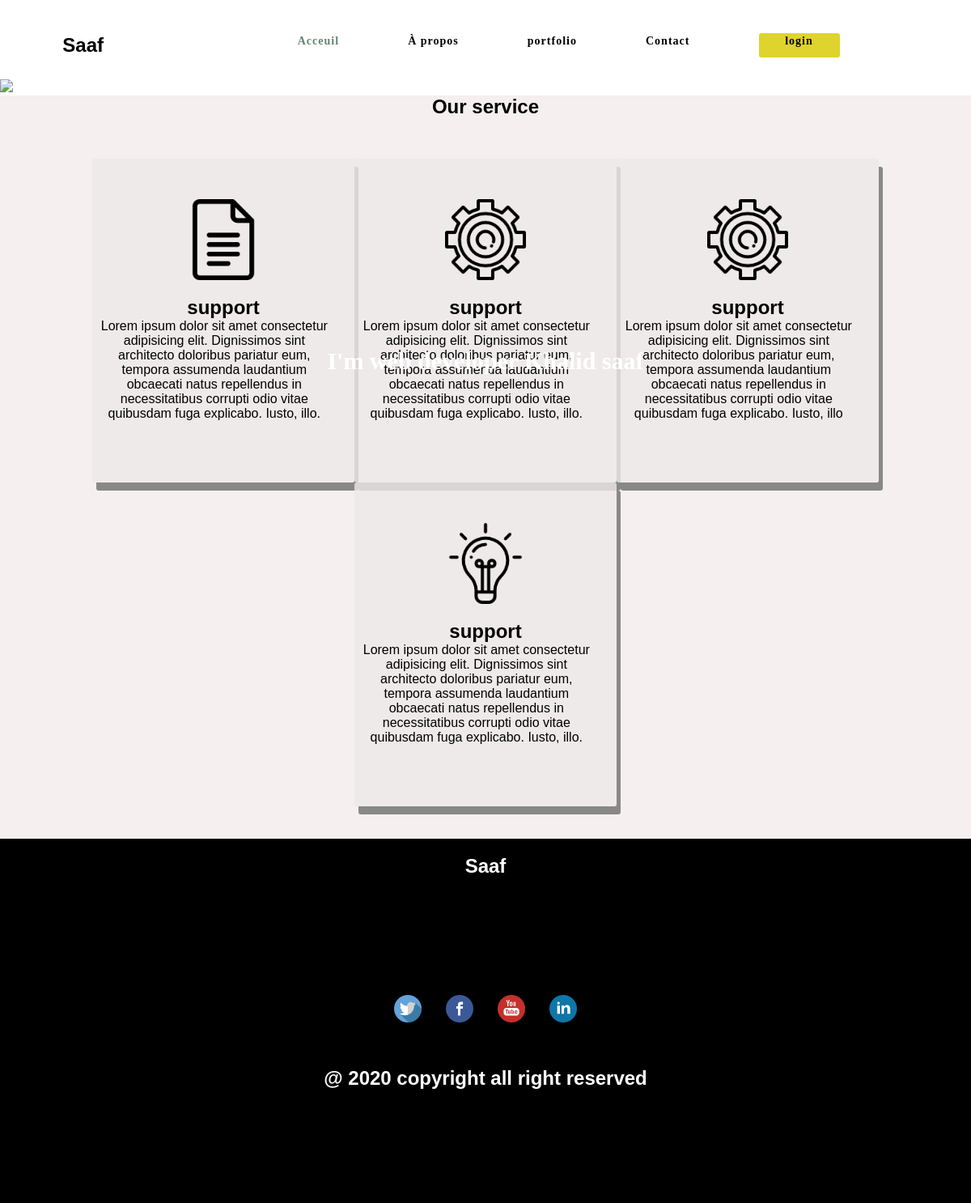
The page / on the database its author committed.
### tables this page shows
CREATE TABLE IF NOT EXISTS `services` (
  `id` int(60) NOT NULL AUTO_INCREMENT,
  `service_image` text NOT NULL,
  `service_titre` varchar(100) NOT NULL,
  `service_text` text NOT NULL,
  PRIMARY KEY (`id`)
);

### indexaction.php (called while the page is built, shortened)
<?php
				$db = mysqli_connect('localhost', 'root', '', 'portfolio');
				 $results = mysqli_query($db, "SELECT * FROM services");
?>

### index.php (the view, shortened to what this page needs)
<?php
 include "indexaction.php";
?>
<!DOCTYPE html>
<html lang="en">
<head>
    <link rel="stylesheet" href="css/accueil.css">
</head>
<body>
    <nav>
        <div class="logo">
            <a href="index.php"  target="_self" ><h1>Saaf</h1> </a>
        </div>
        <ul class="navMenu">
            <li><a class="active" href="index.php">Acceuil</a></li>
            <li><a href="Apropo.php">À propos </a></li>
            <li class="active" id="act"><a href="portfolio.php">portfolio</a>
            </li>
            <li class="active"><a href="contact.php">Contact</a></li>
            <li class="active navMenu--login "><a href="login.php">login</a></li>
        </ul>
    </nav>
    <section class="sectionTeam">
        <img class="  sectionTeam-photo" src="Assets/coffee-2737047_1920.png">
        <div><h1 class="title" id="text">
            </h1></div>
    </section>
    <section class=" service ">
        <h1>Our service</h1>
        <div class="container">
          <?php while ($row = mysqli_fetch_array($results)) { ?>
        <div class="block0">
                <img src="images/<?= $row['service_image'];?>" alt="" class="image_portfolio">
                <h2  class="container-h"><?php echo $row['service_titre']; ?></h2>
                <p  class="container-p"> <?php echo $row['service_text']; ?> </p>
        </div>
        <?php } ?>
        </div>
    </section>
    <section>
        <div class="footer">
            <h1>Saaf</h1>
            <div class="logo">
                <img src="/PORTFOLIO/Assets/twitter.png" alt="">
                <img src="/PORTFOLIO/Assets/facebook-2.png" alt="">
                <img src="/PORTFOLIO/Assets/youtube.png" alt="">
                <img src="/PORTFOLIO/Assets/linkedin.png" alt="">
            </div>
            <h2>@ 2020 copyright all right reserved</h2>
        </div>
    </section>
</body>
</html>

### css/accueil.css (style rules this page uses)
*, *::before, *::after { box-sizing: border-box; margin: 0; padding: 0; }
body { width: 100%; overflow-x: hidden; font-family: nunito, sans-serif; }
nav { display: flex; justify-content: space-around; align-items: center; min-height: 8vh; margin-top: 2%; }
.logo { text-decoration: none; }
.logo a { text-decoration: none; color: black; }
.navMenu { width: 50%; display: flex; justify-content: space-evenly; }
.navMenu .navMenu--login { width: 100px; color: #ffff; height: 30px; border-radius: 3px; background-color: #dfd32d; text-align: center; }
.navMenu li { list-style: none; }
.navMenu li a { text-decoration: none; letter-spacing: 1px; font-weight: bold; font-size: 16px; font-family: 'poppins'; color: black; }
nav ul #act { position: relative; }
ul li .active { color: #678372; }
@media screen and (max-width: 1300px) { body { width: 100%; } }
@media screen and (max-width: 1300px) { .navMenu { width: 70%; } }
@media screen and (max-width: 1300px) { .navMenu li a { font-size: 14px; } }
.footer { height: 450px; background-color: black; }
.footer h1 { padding-top: 20px; text-align: center; color: white; }
.footer .logo { margin-top: 140px; display: flex; justify-content: center; }
.footer .logo img { padding: 5px 15px; width: 64px; height: auto; cursor: pointer; }
.footer h2 { text-align: center; margin-top: 50px; color: white; }
.sectionTeam { margin-top: 10px; }
.sectionTeam .sectionTeam-photo { width: 100%; height: auto; background-size: cover; background-position: center; background-image: linear-gradient(rgba(0, 0, 0, 0.5)); }
.sectionTeam .title { position: absolute; top: 70%; color: #ffff; left: 50%; font-size: 50px; font-weight: bold; transform: translate(-50%, -50%); font-family: Cambria, Cochin, Georgia, Times, 'Times New Roman', serif; }
.service { background: #f5efef; padding-bottom: 40px; }
.service h1 { text-align: center; }
.service .container { height: auto; padding-top: 50px; width: 90%; margin-top: 40px; display: flex; flex-wrap: wrap; justify-content: center; margin: 0 auto; }
.service .container .container-p { width: 90%; margin-left: 5px; text-align: center; }
.service .container .container-h { padding-top: 20px; }
.service .container .block0 { height: 400px; width: 30%; padding-top: 50px; background: rgba(238, 233, 233, 0.801); border-radius: 3px; box-shadow: 5px 10px #888888; cursor: pointer; }
.service .container .block0 .image_portfolio { width: 100px; height: auto; display: block; margin-left: auto; margin-right: auto; }
.service .container .block0 h2 { text-align: center; }
@media only screen and (max-width: 1400px) { body .sectionTeam .title { top: 30%; font-size: 30px; } }

### rows shown on the page
services: service_image (picture), service_titre "support", service_text "Lorem ipsum dolor sit amet consectetur adipisicing elit. Dignissimos sint architecto doloribus pariatur eum, tempora assumenda laudantium obcaecati natus repellendus in necessitatibus corrupti odio vitae quibusdam fuga explicabo. Iusto, illo."
services: service_image (picture), service_titre "support", service_text "Lorem ipsum dolor sit amet consectetur adipisicing elit. Dignissimos sint architecto doloribus pariatur eum, tempora assumenda laudantium obcaecati natus repellendus in necessitatibus corrupti odio vitae quibusdam fuga explicabo. Iusto, illo."
services: service_image (picture), service_titre "support", service_text "Lorem ipsum dolor sit amet consectetur adipisicing elit. Dignissimos sint architecto doloribus pariatur eum, tempora assumenda laudantium obcaecati natus repellendus in necessitatibus corrupti odio vitae quibusdam fuga explicabo. Iusto, illo"
services: service_image (picture), service_titre "support", service_text "Lorem ipsum dolor sit amet consectetur adipisicing elit. Dignissimos sint architecto doloribus pariatur eum, tempora assumenda laudantium obcaecati natus repellendus in necessitatibus corrupti odio vitae quibusdam fuga explicabo. Iusto, illo."
